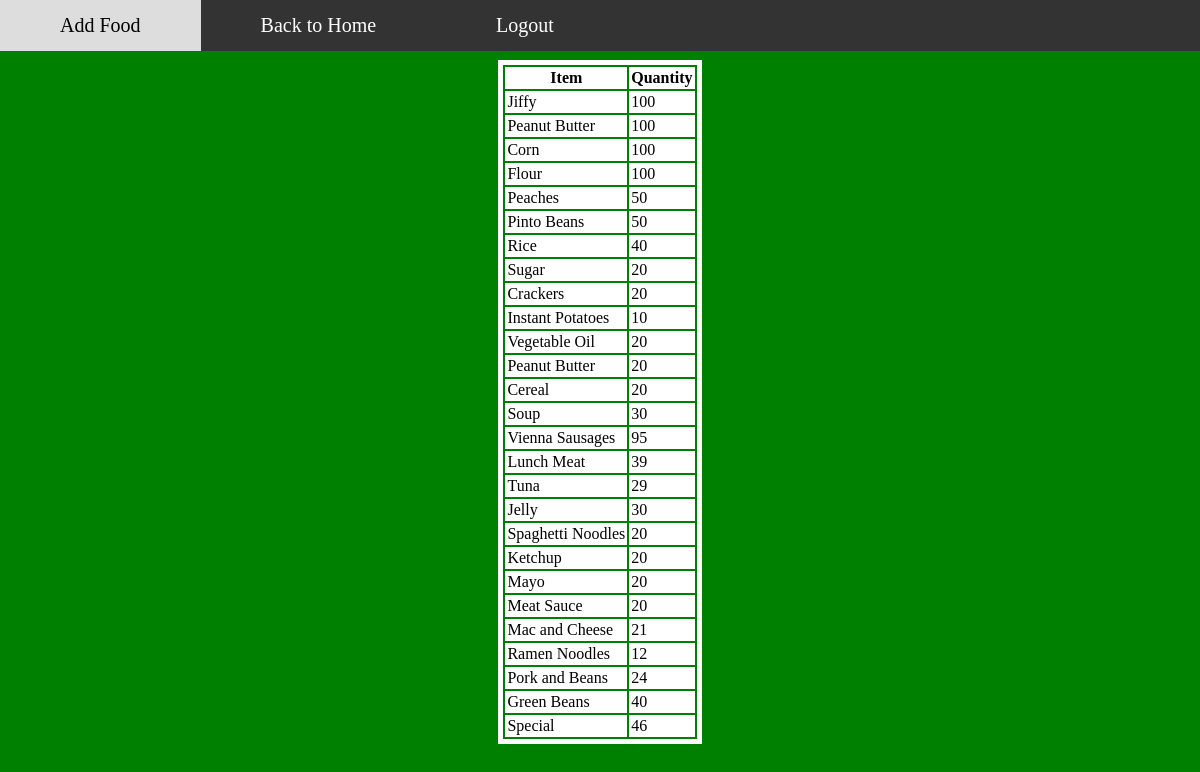
The page /inventory.php on the database its author committed.
### tables this page shows
CREATE TABLE `items` (
  `itemid` int(11) NOT NULL AUTO_INCREMENT,
  `description` varchar(50) NOT NULL,
  `qty` int(11) NOT NULL,
  `margin` int(11) NOT NULL,
  PRIMARY KEY (`itemid`)
);

### inventory.php (the view, shortened to what this page needs)
<?php
$mysqli = Database::dbConnect();
$mysqli -> setAttribute(PDO::ATTR_ERRMODE, PDO::ERRMODE_EXCEPTION);
$query = "select itemid,description,qty from items";
$stmt = $mysqli -> prepare($query);
$stmt -> execute([]);
?>
<link rel="stylesheet" href="home2.css">
<div class="navbar">
<a href='addfood.php'>Add Food</a>
<a href='internalpage.php'>Back to Home</a>
<a href='logout2.php'>Logout</a>
</div>
<center>
<table bordercolor = "ffffff" border="5">
<thead>
<th>Item</th><th>Quantity</th>
</thead>
<tbody>
<?php
while ($row = $stmt->fetch(PDO::FETCH_ASSOC)) {
 echo "<tr>";
 echo "<td>".$row['description']."</td>";
 echo "<td>".$row['qty']."</td>";
}
?>
</tbody>

### home2.css (style rules this page uses)
.navbar { overflow: hidden; background-color: #333; position: fixed; top: 0; width: 100%; margin: auto; }
.navbar a { float: left; display: block; color: #ffff; text-align: center; padding: 14px 60px; text-decoration: none; font-size: 20px; }

### inventory.php (style rules this page uses)
td,th { color:black; background-color:white; }

### rows shown on the page
items: description "Jiffy", qty "100"
items: description "Peanut Butter", qty "100"
items: description "Corn", qty "100"
items: description "Flour", qty "100"
items: description "Peaches", qty "50"
items: description "Pinto Beans", qty "50"
items: description "Rice", qty "40"
items: description "Sugar", qty "20"
items: description "Crackers", qty "20"
items: description "Instant Potatoes", qty "10"
items: description "Vegetable Oil", qty "20"
items: description "Peanut Butter", qty "20"
items: description "Cereal", qty "20"
items: description "Soup", qty "30"
items: description "Vienna Sausages", qty "95"
items: description "Lunch Meat", qty "39"
items: description "Tuna", qty "29"
items: description "Jelly", qty "30"
items: description "Spaghetti Noodles", qty "20"
items: description "Ketchup", qty "20"
items: description "Mayo", qty "20"
items: description "Meat Sauce", qty "20"
items: description "Mac and Cheese", qty "21"
items: description "Ramen Noodles", qty "12"
items: description "Pork and Beans", qty "24"
items: description "Green Beans", qty "40"
items: description "Special", qty "46"
